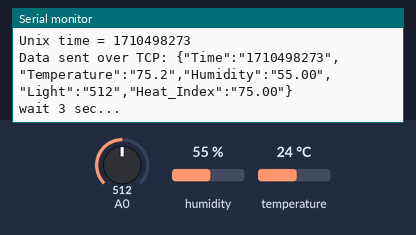
Simulated run of this sketch. Board: ESP8266 (NodeMCU). Parts: the last lines printed to the serial monitor. The test bench sets the inputs (shaded band); at power-on: humidity 55 %, A0 = 512, temperature 24 °C. WiFi joins after 1.5 s; servers stay silent unless stated; the local clock reads 2024-03-15 10:24:30 at power-on unless the sketch sets it; storage starts empty.

Above: at 4.4 s.
4.5 s: humidity set to 22 %
At 6.46 s:
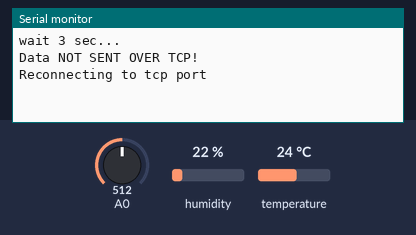
8.5 s: A0 set to 716
At 10.8 s:
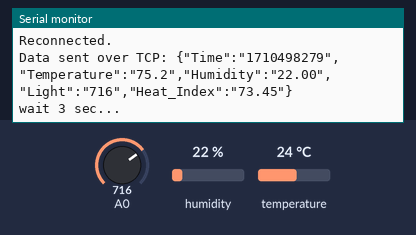
12.5 s: temperature set to 12 °C
At 13.5 s:
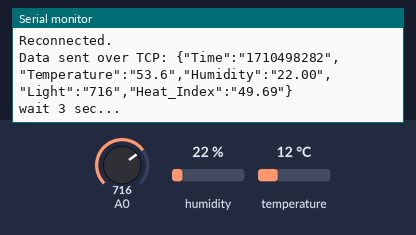
16.5 s: A0 set to 900
At 20.1 s:
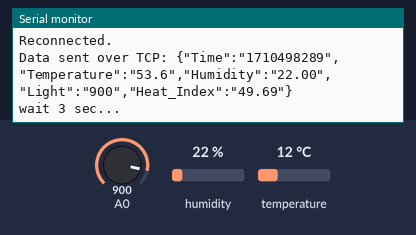
20.5 s: humidity set to 40 %
At 24.1 s:
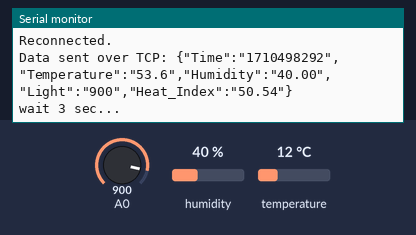
Timing chart, 0 to 25.5 s (numbered marks = the images above; inputs shaded):
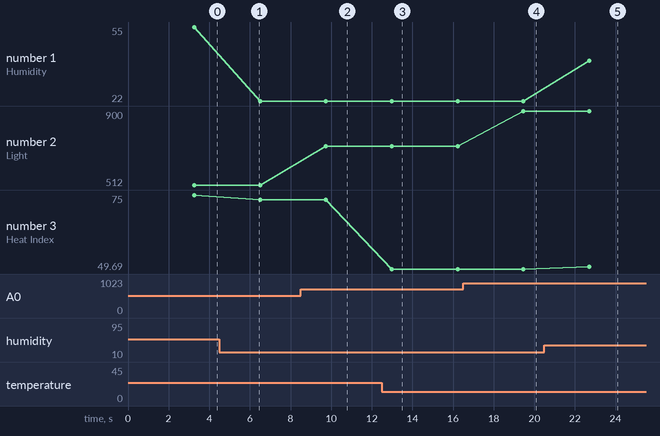

Measured:
- after the input at 8.5 s, the serial monitor: prints a new line after 1.2 s (image 2)
- after the input at 12.5 s, the serial monitor: prints a new line after 0.49 s (image 3)
- after the input at 16.5 s, the serial monitor: prints a new line after 3.0 s (image 4)
- after the input at 20.5 s, the serial monitor: prints a new line after 2.2 s (image 5)
- plotted number 1: 55 → 22 after the input at 4.5 s, 22 → 40 after the input at 20.5 s
- plotted number 2: 512 → 716 after the input at 8.5 s, 716 → 900 after the input at 16.5 s
- plotted number 3: 75 → 73.45 after the input at 4.5 s, 73.45 → 49.69 after the input at 12.5 s, 49.69 → 50.54 after the input at 20.5 s

The sketch:

Splunk_IOT_Device.ino
```cpp
/* https://github.com/esp8266/Arduino/blob/master/libraries/ESP8266WiFi/examples/WiFiClientBasic/WiFiClientBasic.ino
 *  This sketch sends a message to a TCP server
 *
 */
// Date and time functions using a DS1307 RTC connected via I2C and Wire lib
#include <Wire.h>
#include "RTClib.h"

#if defined(ARDUINO_ARCH_SAMD)
// for Zero, output on USB Serial console, remove line below if using programming port to program the Zero!
	#define Serial SerialUSB
#endif

#include <ESP8266WiFi.h>
#include <ESP8266WiFiMulti.h>
#include "DHT.h"

#include <SPI.h>
#include <SD.h>

#include <WiFiUdp.h>
#define DHTPIN 2
#define DHTTYPE DHT11   // DHT 11
DHT dht(DHTPIN, DHTTYPE);
float f;
float h;
int pR;
char buffer[6];
// Use WiFiClient class to create TCP connections
WiFiClient client;

RTC_PCF8523 rtc;
ESP8266WiFiMulti WiFiMulti;

char daysOfTheWeek[7][12] = {"Sunday", "Monday", "Tuesday", "Wednesday", "Thursday", "Friday", "Saturday"};
TimeSpan offset = 18020;

int photocellPin = 0;     // the cell and 10K pulldown are connected to a0
int photocellReading;     // the analog reading from the sensor divider
const int chipSelect = 15;

unsigned int localPort = 2390;      // local port to listen for UDP packets
IPAddress timeServerIP; // time.nist.gov NTP server address
const char* ntpServerName = "time.nist.gov";

const int NTP_PACKET_SIZE = 48; // NTP time stamp is in the first 48 bytes of the message

byte packetBuffer[ NTP_PACKET_SIZE]; //buffer to hold incoming and outgoing packets

// A UDP instance to let us send and receive packets over UDP
WiFiUDP udp;
const uint16_t port = 2319;
const char * host = "192.168.10.227"; // ip or dns

unsigned long epoch;

String settings[4];

unsigned long sendNTPpacket(IPAddress& address) {
	Serial.println("sending NTP packet...");
	// set all bytes in the buffer to 0
	memset(packetBuffer, 0, NTP_PACKET_SIZE);
	// Initialize values needed to form NTP request
	// (see URL above for details on the packets)
	packetBuffer[0] = 0b11100011;   // LI, Version, Mode
	packetBuffer[1] = 0;     // Stratum, or type of clock
	packetBuffer[2] = 6;     // Polling Interval
	packetBuffer[3] = 0xEC;  // Peer Clock Precision
	// 8 bytes of zero for Root Delay & Root Dispersion
	packetBuffer[12]  = 49;
	packetBuffer[13]  = 0x4E;
	packetBuffer[14]  = 49;
	packetBuffer[15]  = 52;

	// all NTP fields have been given values, now
	// you can send a packet requesting a timestamp:
	udp.beginPacket(address, 123); //NTP requests are to port 123
	udp.write(packetBuffer, NTP_PACKET_SIZE);
	udp.endPacket();
}

void doUDP() {
	Serial.println("Starting UDP");
	udp.begin(localPort);
	Serial.print("Local port: ");
	Serial.println(udp.localPort());

	WiFi.hostByName(ntpServerName, timeServerIP);
	sendNTPpacket(timeServerIP); // send an NTP packet to a time server
	// wait to see if a reply is available
	delay(1000);

	int cb = udp.parsePacket();
	if (!cb)
	{
		Serial.println("no packet yet");
	}
	else
	{
		Serial.print("packet received, length=");
		Serial.println(cb);
		// We've received a packet, read the data from it
		udp.read(packetBuffer, NTP_PACKET_SIZE); // read the packet into the buffer

		//the timestamp starts at byte 40 of the received packet and is four bytes,
		// or two words, long. First, esxtract the two words:

		unsigned long highWord = word(packetBuffer[40], packetBuffer[41]);
		unsigned long lowWord = word(packetBuffer[42], packetBuffer[43]);
		// combine the four bytes (two words) into a long integer
		// this is NTP time (seconds since Jan 1 1900):
		unsigned long secsSince1900 = highWord << 16 | lowWord;
		Serial.print("Seconds since Jan 1 1900 = " );
		Serial.println(secsSince1900);

		// now convert NTP time into everyday time:
		Serial.print("Unix time = ");
		// Unix time starts on Jan 1 1970. In seconds, that's 2208988800:
		const unsigned long seventyYears = 2208988800UL;
		// subtract seventy years:
		epoch = secsSince1900 - seventyYears;
		// print Unix time:
		Serial.println(epoch);
	}
}

void getSettings(char* fileName, String *settings) {
	byte b = 0;
	if (SD.exists(fileName) == false)
	{
		Serial.println("File not found");
		return;
	}
	File myFile = SD.open(fileName, FILE_READ);
	if (!myFile)
	{
		Serial.println("Cannot open file");
		return;
	}
	myFile.seek(0);
	while (myFile.available())
	{
		settings[b] = myFile.readStringUntil('\n');
		b++;
	}
	myFile.close();
	Serial.print("Host: ");
	Serial.println(settings[0]);
	Serial.print("Port: ");
	Serial.println(settings[1]);
	Serial.print("SSID: ");
	Serial.println(settings[2]);
	Serial.print("PASS: ");
	Serial.println(settings[3]);
}

void setup() {
	#ifndef ESP8266
		while (!Serial); // for Leonardo/Micro/Zero
	#endif

	Serial.begin(115200);
	delay(10);

	Serial.print("Initializing SD card...");
	// see if the card is present and can be initialized:
	if (!SD.begin(chipSelect))
	{
		Serial.println("Card failed, or not present");
		// don't do anything more:
		return;
	}
	Serial.println("card initialized.");

//***************	 Gets wifi information from SD card.	***************
	getSettings("config.txt", settings);

	const uint16_t port2 = atoi(settings[1].c_str());
	const char * host2 = settings[0].c_str(); // ip or dns
	const char * mySSID2 = settings[2].c_str();
	const char * PASS2 = settings[3].c_str();

	Serial.println(port2);
	Serial.println(host2);
	Serial.println(mySSID2);
	Serial.println(PASS2);
//******************************************************************

	// We start by connecting to a WiFi network
	WiFiMulti.addAP(mySSID2,PASS2);

	Serial.println();
	Serial.println();
	Serial.print("Wait for WiFi... ");

	while(WiFiMulti.run() != WL_CONNECTED)
	{
		Serial.print(".");
		delay(500);
	}

	Serial.println();
	Serial.println("WiFi connected");
	Serial.println("IP address: ");
	Serial.println(WiFi.localIP());

    delay(500);

	Serial.print("connecting to ");
	Serial.println(host2);

	if (!client.connect(host2, port2))
	{
		Serial.println("connection failed");
		Serial.println("wait 5 sec...");
		delay(5000);
		return;
	}

	doUDP();

	if (! rtc.begin())
	{
		Serial.println("Couldn't find RTC");
	while (1);
	}

	if (! rtc.initialized())
	{
		Serial.println("RTC is NOT running!");
		// following line sets the RTC to the date & time this sketch was compiled
		rtc.adjust(DateTime(epoch));
	}

}

void loop() {
	const uint16_t port2 = atoi(settings[1].c_str());
	const char * host2 = settings[0].c_str(); // ip or dns

	f = dht.readTemperature(true);
	h = dht.readHumidity();
	String tf = dtostrf(f, 4, 1, buffer);
	float hif = dht.computeHeatIndex(f, h);
	pR = analogRead(photocellPin);

	DateTime now = rtc.now();
	String dataString = "{\"Time\":\"" + (String)now.unixtime() + "\",\"Temperature\":\"" + tf + "\",\"Humidity\":\"" + h + "\",\"Light\":\"" + pR + "\",\"Heat_Index\":\"" + hif + "\"}";

//***************	Send dataString over TCP to Splunk/Forwarder	***************
	if (client.connected())
	{
		client.println(dataString);
		Serial.print("Data sent over TCP: ");
		Serial.println(dataString);
	}
	else
	{
		Serial.println("Data NOT SENT OVER TCP!");
		Serial.println("Reconnecting to tcp port" + port2);

		if (!client.connect(host2, port2))
		{
			Serial.println("connection failed");
			Serial.println("wait 5 sec...");
			delay(5000);
			return;
		}
		else
		{
			Serial.println("Reconnected.");
		}
		client.println(dataString);
		Serial.print("Data sent over TCP: ");
		Serial.println(dataString);
	}

//***************	Write dataString to SD card.	***************
	File dataFile = SD.open("datalog.txt", FILE_WRITE);

	// if the file is available, write to it:
	if (dataFile)
	{
		dataFile.println(dataString);
		dataFile.close();
	}
	// if the file isn't open, pop up an error:
	else
	{
		Serial.println("error opening datalog.txt");
	}

	Serial.println("wait 3 sec...");
	delay(3000);
}
```
